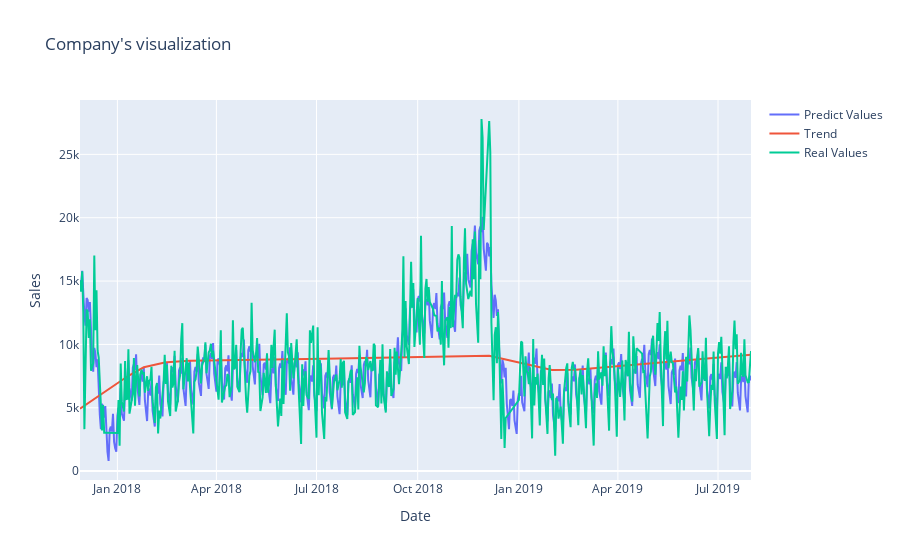

The cell this chart's notebook holds for it:
### Code cell
model, forecast, future = train_predict(
    data=data_prophet,
    periods=30,
    freq="D",
    plot=True,
    cps=results.iloc[0]["CPS"],
    yearly_seasonality=True,
)

### Figure 1 — Plotly figure (JSON) as saved in the notebook; plotly's stock layout.template omitted (floating-point values rounded to 4 significant figures; data arrays with more than 128 entries replaced by an {"elided": "..."} marker saying what was removed)
{"data": [{"mode": "lines", "name": "Predict Values", "type": "scatter", "x": {"elided": "611 str values"}, "y": {"elided": "611 float values"}}, {"mode": "lines", "name": "Trend", "type": "scatter", "x": {"elided": "611 str values"}, "y": {"elided": "611 float values"}}, {"mode": "lines", "name": "Real Values", "type": "scatter", "x": {"elided": "611 str values"}, "y": {"elided": "611 float values"}}], "layout": {"title": {"text": "Company's visualization"}, "xaxis": {"title": {"text": "Date"}}, "yaxis": {"title": {"text": "Sales"}}}}
